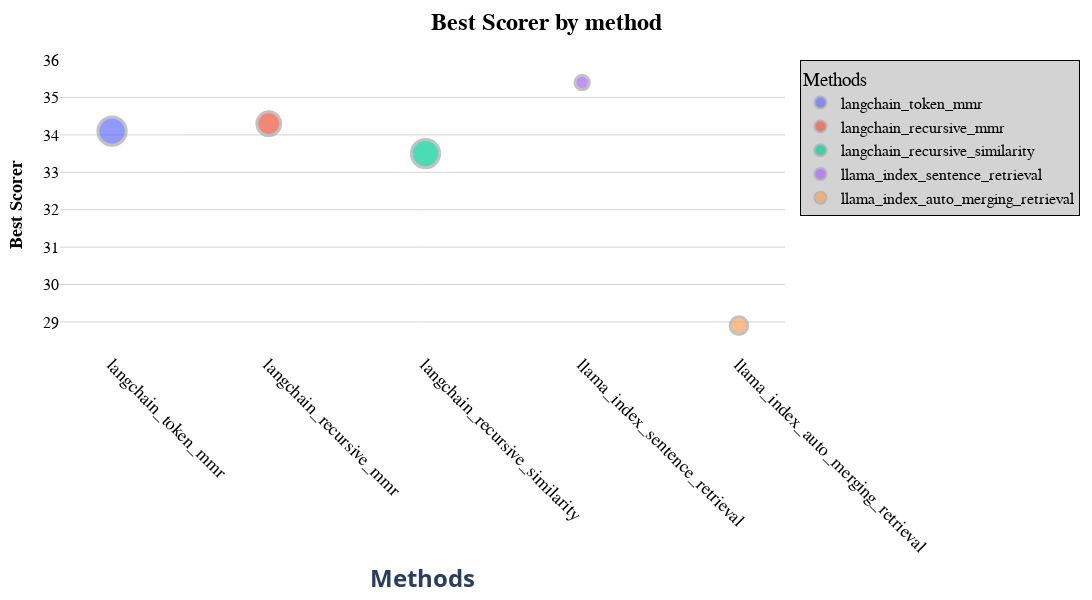

Here is the notebook cell this chart was saved with:
### Code cell
color_sequence = px.colors.qualitative.Plotly

# Create the scatter plot
fig = px.scatter(
    final_df,
    x='method',
    y='best_scorer',
    size='num_top_appearance',
    hover_name='method',
    color='method',  # Assign colors based on the 'system' column
    color_discrete_sequence=color_sequence,  # Use the defined color sequence
    title='<b>Best Scorer by method<b>'
)

# Customize the layout
fig.update_layout(
    title_font=dict(family='Arial, sans-serif', size=24, color='black'),
    title_x=0.5,  # Center the title
    paper_bgcolor='white',  # Background color for the outer area
    plot_bgcolor='white',  # Background color for the plot area
    xaxis=dict(
        title='<b>Methods<b>',
        title_font=dict(size=24),
        tickangle=45,  # Rotate labels
        tickfont=dict(family='Arial, sans-serif', size=18, color='black'),
        showgrid=True  # Hide gridlines
    ),
    yaxis=dict(
        title='<b>Best Scorer<b>',
        title_font=dict(family='Arial, sans-serif', size=18, color='black'),
        tickfont=dict(family='Arial, sans-serif', size=16, color='black'),
        showgrid=True,  # Show gridlines
        gridcolor='lightgrey'  # Gridline color
    ),
    legend=dict(
        title='Methods',
        font=dict(family='Arial, sans-serif', size=16, color='black',),
        bgcolor='lightgrey',  # Background color for the legend
        bordercolor='black',  # Border color for the legend
        borderwidth=1
    ),
    margin=dict(l=60, r=60, t=60, b=60),  # Adjust margins to fit labels
    width=1800,  # Width of the entire plot image
    height=600  # Height of the entire plot image
)

# Customize marker appearance
fig.update_traces(
    marker=dict(
        line=dict(width=3, color='darkgrey')  # Border line for markers
    ),
    selector=dict(mode='markers')
)

# Show the plot
fig.show()

### Figure 1 — Plotly figure (JSON) as saved in the notebook; plotly's stock layout.template omitted (floating-point values rounded to 4 significant figures)
{"data": [{"hovertemplate": "<b>%{hovertext}</b><br><br>method=%{x}<br>best_scorer=%{y}<br>num_top_appearance=%{marker.size}<extra></extra>", "hovertext": ["langchain_token_mmr"], "legendgroup": "langchain_token_mmr", "marker": {"color": "#636EFA", "line": {"color": "darkgrey", "width": 3}, "size": [31], "sizemode": "area", "sizeref": 0.0775, "symbol": "circle"}, "mode": "markers", "name": "langchain_token_mmr", "orientation": "v", "showlegend": true, "type": "scatter", "x": ["langchain_token_mmr"], "xaxis": "x", "y": [34.1], "yaxis": "y"}, {"hovertemplate": "<b>%{hovertext}</b><br><br>method=%{x}<br>best_scorer=%{y}<br>num_top_appearance=%{marker.size}<extra></extra>", "hovertext": ["langchain_recursive_mmr"], "legendgroup": "langchain_recursive_mmr", "marker": {"color": "#EF553B", "line": {"color": "darkgrey", "width": 3}, "size": [22], "sizemode": "area", "sizeref": 0.0775, "symbol": "circle"}, "mode": "markers", "name": "langchain_recursive_mmr", "orientation": "v", "showlegend": true, "type": "scatter", "x": ["langchain_recursive_mmr"], "xaxis": "x", "y": [34.3], "yaxis": "y"}, {"hovertemplate": "<b>%{hovertext}</b><br><br>method=%{x}<br>best_scorer=%{y}<br>num_top_appearance=%{marker.size}<extra></extra>", "hovertext": ["langchain_recursive_similarity"], "legendgroup": "langchain_recursive_similarity", "marker": {"color": "#00CC96", "line": {"color": "darkgrey", "width": 3}, "size": [31], "sizemode": "area", "sizeref": 0.0775, "symbol": "circle"}, "mode": "markers", "name": "langchain_recursive_similarity", "orientation": "v", "showlegend": true, "type": "scatter", "x": ["langchain_recursive_similarity"], "xaxis": "x", "y": [33.5], "yaxis": "y"}, {"hovertemplate": "<b>%{hovertext}</b><br><br>method=%{x}<br>best_scorer=%{y}<br>num_top_appearance=%{marker.size}<extra></extra>", "hovertext": ["llama_index_sentence_retrieval"], "legendgroup": "llama_index_sentence_retrieval", "marker": {"color": "#AB63FA", "line": {"color": "darkgrey", "width": 3}, "size": [8], "sizemode": "area", "sizeref": 0.0775, "symbol": "circle"}, "mode": "markers", "name": "llama_index_sentence_retrieval", "orientation": "v", "showlegend": true, "type": "scatter", "x": ["llama_index_sentence_retrieval"], "xaxis": "x", "y": [35.4], "yaxis": "y"}, {"hovertemplate": "<b>%{hovertext}</b><br><br>method=%{x}<br>best_scorer=%{y}<br>num_top_appearance=%{marker.size}<extra></extra>", "hovertext": ["llama_index_auto_merging_retrieval"], "legendgroup": "llama_index_auto_merging_retrieval", "marker": {"color": "#FFA15A", "line": {"color": "darkgrey", "width": 3}, "size": [12], "sizemode": "area", "sizeref": 0.0775, "symbol": "circle"}, "mode": "markers", "name": "llama_index_auto_merging_retrieval", "orientation": "v", "showlegend": true, "type": "scatter", "x": ["llama_index_auto_merging_retrieval"], "xaxis": "x", "y": [28.9], "yaxis": "y"}], "layout": {"height": 600, "legend": {"bgcolor": "lightgrey", "bordercolor": "black", "borderwidth": 1, "font": {"color": "black", "family": "Arial, sans-serif", "size": 16}, "itemsizing": "constant", "title": {"text": "Methods"}, "tracegroupgap": 0}, "margin": {"b": 60, "l": 60, "r": 60, "t": 60}, "paper_bgcolor": "white", "plot_bgcolor": "white", "title": {"font": {"color": "black", "family": "Arial, sans-serif", "size": 24}, "text": "<b>Best Scorer by method<b>", "x": 0.5}, "width": 1800, "xaxis": {"anchor": "y", "categoryarray": ["langchain_token_mmr", "langchain_recursive_mmr", "langchain_recursive_similarity", "llama_index_sentence_retrieval", "llama_index_auto_merging_retrieval"], "categoryorder": "array", "domain": [0, 1], "showgrid": true, "tickangle": 45, "tickfont": {"color": "black", "family": "Arial, sans-serif", "size": 18}, "title": {"font": {"size": 24}, "text": "<b>Methods<b>"}}, "yaxis": {"anchor": "x", "domain": [0, 1], "gridcolor": "lightgrey", "showgrid": true, "tickfont": {"color": "black", "family": "Arial, sans-serif", "size": 16}, "title": {"font": {"color": "black", "family": "Arial, sans-serif", "size": 18}, "text": "<b>Best Scorer<b>"}}}}
